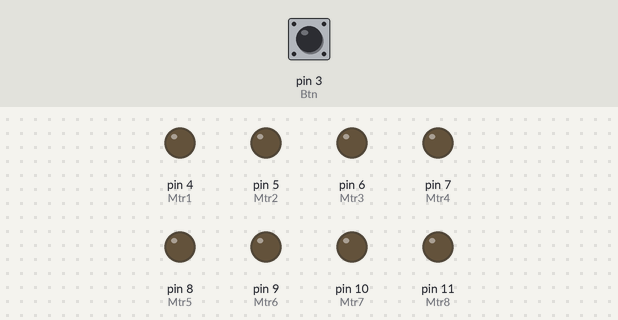
The sketch below on a simulated Arduino Uno, built with avr-gcc and run on an emulated ATmega328P. Shown: output pins drawn as LEDs (lit = HIGH). The inputs (shaded band) are chosen by the test bench; at power-on: pin 3 (Btn) LOW.

Above: at 1.2 s.
1.3 s: pin 3 (Btn) pulled HIGH for 0.15 s
At 1.37 s:
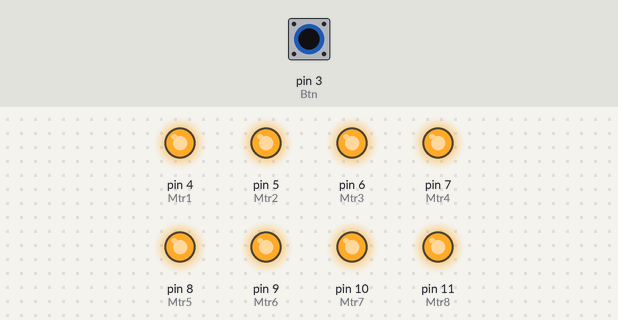
2.9 s: pin 3 (Btn) pulled HIGH for 3.2 s
At 7.3 s:
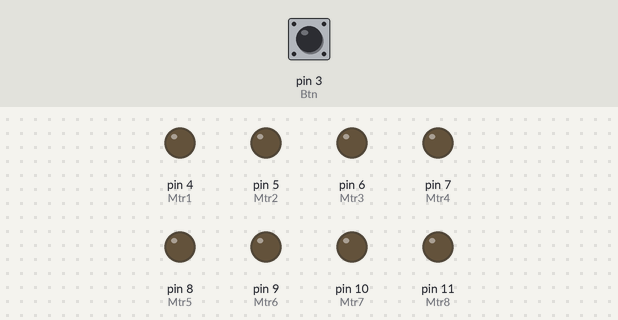
Timing chart, 0 to 8.8 s (numbered marks = the images above; inputs shaded):
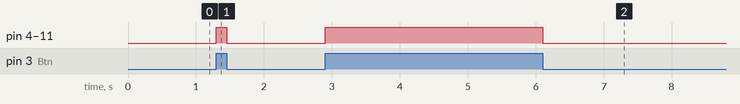

The sketch:

8ChannelRelay_8Motors.ino
```cpp
int Btn = 3;

int Mtr1 = 4;
int Mtr2 = 5;
int Mtr3 = 6;
int Mtr4 = 7;
int Mtr5 = 8;
int Mtr6 = 9;
int Mtr7 = 10;
int Mtr8 = 11;

void setup()
{
  pinMode(Btn, INPUT);
  pinMode(Mtr1, OUTPUT);
  pinMode(Mtr2, OUTPUT);
  pinMode(Mtr3, OUTPUT);
  pinMode(Mtr4, OUTPUT);
  pinMode(Mtr5, OUTPUT);
  pinMode(Mtr6, OUTPUT);
  pinMode(Mtr7, OUTPUT);
  pinMode(Mtr8, OUTPUT);
}

void loop()
{
  if(digitalRead(Btn) == HIGH)
  {
    digitalWrite(Mtr1, HIGH);
    digitalWrite(Mtr2, HIGH);
    digitalWrite(Mtr3, HIGH);
    digitalWrite(Mtr4, HIGH);
    digitalWrite(Mtr5, HIGH);
    digitalWrite(Mtr6, HIGH);
    digitalWrite(Mtr7, HIGH);
    digitalWrite(Mtr8, HIGH);
  }

  else
  {
    digitalWrite(Mtr1, LOW);
    digitalWrite(Mtr2, LOW);
    digitalWrite(Mtr3, LOW);
    digitalWrite(Mtr4, LOW);
    digitalWrite(Mtr5, LOW);
    digitalWrite(Mtr6, LOW);
    digitalWrite(Mtr7, LOW);
    digitalWrite(Mtr8, LOW);
  }
}
```

Measured:
- after the input at 1.3 s, pin 4 (Mtr1), pin 5 (Mtr2), pin 6 (Mtr3), pin 7 (Mtr4), pin 8 (Mtr5), pin 9 (Mtr6), pin 10 (Mtr7), pin 11 (Mtr8): LOW → HIGH at once, → LOW 0.15 s later
- after the input at 2.9 s, pin 4 (Mtr1), pin 5 (Mtr2), pin 6 (Mtr3), pin 7 (Mtr4), pin 8 (Mtr5), pin 9 (Mtr6), pin 10 (Mtr7), pin 11 (Mtr8): LOW → HIGH at once, → LOW 3.2 s later
